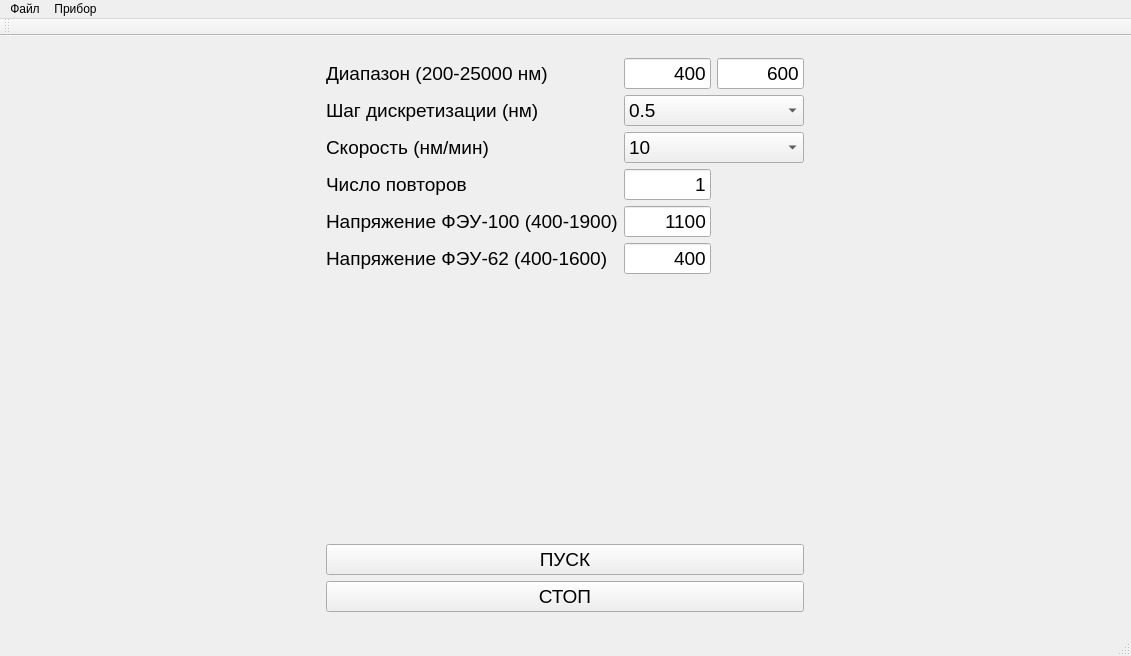
<?xml version="1.0" encoding="UTF-8"?>
<ui version="4.0">
 <class>mainWindow</class>
 <widget class="QMainWindow" name="mainWindow">
  <property name="geometry">
   <rect>
    <x>0</x>
    <y>0</y>
    <width>1131</width>
    <height>656</height>
   </rect>
  </property>
  <property name="windowTitle">
   <string>MainWindow</string>
  </property>
  <widget class="QWidget" name="centralWidget">
   <layout class="QHBoxLayout" name="horizontalLayout">
    <item>
     <layout class="QGridLayout" name="chartLayout"/>
    </item>
    <item>
     <widget class="QWidget" name="verticalWidget" native="true">
      <property name="maximumSize">
       <size>
        <width>500</width>
        <height>16777215</height>
       </size>
      </property>
      <layout class="QGridLayout" name="gridLayout">
       <item row="5" column="1">
        <widget class="QLabel" name="label_6">
         <property name="font">
          <font>
           <family>Arial</family>
           <pointsize>14</pointsize>
          </font>
         </property>
         <property name="text">
          <string>Напряжение ФЭУ-62 (400-1600)</string>
         </property>
        </widget>
       </item>
       <item row="4" column="2">
        <widget class="QLineEdit" name="voltagePEM1">
         <property name="font">
          <font>
           <family>Arial</family>
           <pointsize>14</pointsize>
          </font>
         </property>
         <property name="text">
          <string>1100</string>
         </property>
         <property name="alignment">
          <set>Qt::AlignRight|Qt::AlignTrailing|Qt::AlignVCenter</set>
         </property>
        </widget>
       </item>
       <item row="0" column="3">
        <widget class="QLineEdit" name="rangeHigh">
         <property name="font">
          <font>
           <family>Arial</family>
           <pointsize>14</pointsize>
          </font>
         </property>
         <property name="text">
          <string>600</string>
         </property>
         <property name="alignment">
          <set>Qt::AlignRight|Qt::AlignTrailing|Qt::AlignVCenter</set>
         </property>
        </widget>
       </item>
       <item row="0" column="2">
        <widget class="QLineEdit" name="rangeLow">
         <property name="font">
          <font>
           <family>Arial</family>
           <pointsize>14</pointsize>
          </font>
         </property>
         <property name="text">
          <string>400</string>
         </property>
         <property name="alignment">
          <set>Qt::AlignRight|Qt::AlignTrailing|Qt::AlignVCenter</set>
         </property>
        </widget>
       </item>
       <item row="1" column="2" colspan="2">
        <widget class="QComboBox" name="step">
         <property name="font">
          <font>
           <family>Arial</family>
           <pointsize>14</pointsize>
          </font>
         </property>
         <property name="currentText">
          <string>0.5</string>
         </property>
         <property name="currentIndex">
          <number>4</number>
         </property>
         <item>
          <property name="text">
           <string>0.002</string>
          </property>
         </item>
         <item>
          <property name="text">
           <string>0.01</string>
          </property>
         </item>
         <item>
          <property name="text">
           <string>0.05</string>
          </property>
         </item>
         <item>
          <property name="text">
           <string>0.1</string>
          </property>
         </item>
         <item>
          <property name="text">
           <string>0.5</string>
          </property>
         </item>
         <item>
          <property name="text">
           <string>1</string>
          </property>
         </item>
         <item>
          <property name="text">
           <string>5</string>
          </property>
         </item>
        </widget>
       </item>
       <item row="3" column="1">
        <widget class="QLabel" name="label_4">
         <property name="font">
          <font>
           <family>Arial</family>
           <pointsize>14</pointsize>
          </font>
         </property>
         <property name="text">
          <string>Число повторов</string>
         </property>
        </widget>
       </item>
       <item row="1" column="1">
        <widget class="QLabel" name="label">
         <property name="font">
          <font>
           <family>Arial</family>
           <pointsize>14</pointsize>
          </font>
         </property>
         <property name="text">
          <string>Шаг дискретизации (нм)</string>
         </property>
         <property name="alignment">
          <set>Qt::AlignLeading|Qt::AlignLeft|Qt::AlignVCenter</set>
         </property>
        </widget>
       </item>
       <item row="3" column="2">
        <widget class="QLineEdit" name="repeat">
         <property name="font">
          <font>
           <family>Arial</family>
           <pointsize>14</pointsize>
          </font>
         </property>
         <property name="text">
          <string>1</string>
         </property>
         <property name="alignment">
          <set>Qt::AlignRight|Qt::AlignTrailing|Qt::AlignVCenter</set>
         </property>
        </widget>
       </item>
       <item row="2" column="1">
        <widget class="QLabel" name="label_3">
         <property name="font">
          <font>
           <family>Arial</family>
           <pointsize>14</pointsize>
          </font>
         </property>
         <property name="text">
          <string>Скорость (нм/мин)</string>
         </property>
        </widget>
       </item>
       <item row="5" column="2">
        <widget class="QLineEdit" name="voltagePEM2">
         <property name="font">
          <font>
           <family>Arial</family>
           <pointsize>14</pointsize>
          </font>
         </property>
         <property name="text">
          <string>400</string>
         </property>
         <property name="alignment">
          <set>Qt::AlignRight|Qt::AlignTrailing|Qt::AlignVCenter</set>
         </property>
        </widget>
       </item>
       <item row="6" column="1">
        <spacer name="verticalSpacer">
         <property name="orientation">
          <enum>Qt::Vertical</enum>
         </property>
         <property name="sizeHint" stdset="0">
          <size>
           <width>20</width>
           <height>40</height>
          </size>
         </property>
        </spacer>
       </item>
       <item row="0" column="1">
        <widget class="QLabel" name="label_2">
         <property name="font">
          <font>
           <family>Arial</family>
           <pointsize>14</pointsize>
          </font>
         </property>
         <property name="text">
          <string>Диапазон (200-25000 нм)</string>
         </property>
        </widget>
       </item>
       <item row="2" column="2" colspan="2">
        <widget class="QComboBox" name="speed">
         <property name="font">
          <font>
           <family>Arial</family>
           <pointsize>14</pointsize>
          </font>
         </property>
         <property name="currentIndex">
          <number>3</number>
         </property>
         <item>
          <property name="text">
           <string>200</string>
          </property>
         </item>
         <item>
          <property name="text">
           <string>70</string>
          </property>
         </item>
         <item>
          <property name="text">
           <string>30</string>
          </property>
         </item>
         <item>
          <property name="text">
           <string>10</string>
          </property>
         </item>
         <item>
          <property name="text">
           <string>3.3</string>
          </property>
         </item>
         <item>
          <property name="text">
           <string>1</string>
          </property>
         </item>
         <item>
          <property name="text">
           <string>0.6</string>
          </property>
         </item>
        </widget>
       </item>
       <item row="4" column="1">
        <widget class="QLabel" name="label_5">
         <property name="font">
          <font>
           <family>Arial</family>
           <pointsize>14</pointsize>
          </font>
         </property>
         <property name="text">
          <string>Напряжение ФЭУ-100 (400-1900)</string>
         </property>
        </widget>
       </item>
       <item row="7" column="1" colspan="3">
        <widget class="QPushButton" name="btnStart">
         <property name="font">
          <font>
           <family>Arial</family>
           <pointsize>14</pointsize>
          </font>
         </property>
         <property name="text">
          <string>ПУСК</string>
         </property>
        </widget>
       </item>
       <item row="8" column="1" colspan="3">
        <widget class="QPushButton" name="btnStop">
         <property name="font">
          <font>
           <family>Arial</family>
           <pointsize>14</pointsize>
          </font>
         </property>
         <property name="text">
          <string>СТОП</string>
         </property>
        </widget>
       </item>
      </layout>
     </widget>
    </item>
   </layout>
  </widget>
  <widget class="QMenuBar" name="menuBar">
   <property name="geometry">
    <rect>
     <x>0</x>
     <y>0</y>
     <width>1131</width>
     <height>21</height>
    </rect>
   </property>
   <widget class="QMenu" name="menu">
    <property name="title">
     <string>Файл</string>
    </property>
    <addaction name="actionPLACEHOLDER"/>
    <addaction name="separator"/>
    <addaction name="menuExit"/>
   </widget>
   <widget class="QMenu" name="menu_2">
    <property name="title">
     <string>Прибор</string>
    </property>
    <addaction name="menuConnect"/>
   </widget>
   <addaction name="menu"/>
   <addaction name="menu_2"/>
  </widget>
  <widget class="QToolBar" name="mainToolBar">
   <attribute name="toolBarArea">
    <enum>TopToolBarArea</enum>
   </attribute>
   <attribute name="toolBarBreak">
    <bool>false</bool>
   </attribute>
  </widget>
  <widget class="QStatusBar" name="statusBar"/>
  <action name="actionPLACEHOLDER">
   <property name="text">
    <string>PLACEHOLDER</string>
   </property>
  </action>
  <action name="menuExit">
   <property name="text">
    <string>Выход</string>
   </property>
  </action>
  <action name="menuConnect">
   <property name="text">
    <string>Подключиться</string>
   </property>
  </action>
 </widget>
 <layoutdefault spacing="6" margin="11"/>
 <resources/>
 <connections/>
</ui>
